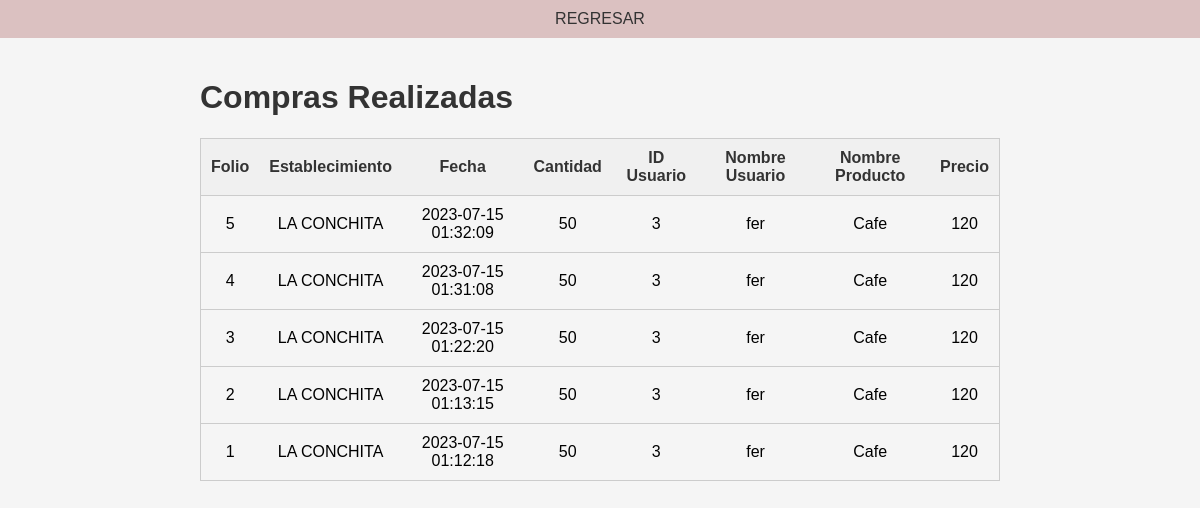
The app's page /layout/usuario/compras_realizadas.php (signed in) with its own data.
### tables this page shows
CREATE TABLE `compra` (
  `folio` int(11) NOT NULL,
  `establecimiento` varchar(52) NOT NULL DEFAULT 'LA CONCHITA',
  `fecha` timestamp NOT NULL DEFAULT current_timestamp(),
  `id_usuario` int(11) NOT NULL,
  `codigo` int(11) NOT NULL,
  `cantidad` int(11) NOT NULL
);

CREATE TABLE `usuario` (
  `id_usuario` int(11) NOT NULL,
  `nombre` varchar(250) NOT NULL,
  `correo` varchar(250) NOT NULL,
  `password` varchar(8) NOT NULL,
  `telefono` varchar(10) NOT NULL,
  `id_rol` int(11) NOT NULL
);

CREATE TABLE `producto` (
  `codigo` int(11) NOT NULL,
  `tipo_producto` int(11) NOT NULL,
  `nombre` varchar(250) NOT NULL,
  `descripccion` varchar(250) NOT NULL,
  `existencias` int(11) NOT NULL,
  `precio` double NOT NULL,
  `imagen` varchar(100) DEFAULT NULL
);

### layout/usuario/compras_realizadas.php (the view, shortened to what this page needs)
<?php
include("db.php");
$idUsuario = $_SESSION["id_usuario"];
$query = "SELECT c.folio, c.establecimiento, c.fecha, c.cantidad, u.id_usuario, u.nombre AS nombre_empleado, p.nombre AS nombre_producto, p.precio
FROM compra c
JOIN usuario u ON c.id_usuario = u.id_usuario
JOIN producto p ON c.codigo = p.codigo
WHERE u.id_usuario = $idUsuario
ORDER BY c.fecha DESC, c.folio DESC";
$result = mysqli_query($conexion, $query);
?>
<!DOCTYPE html>
<html lang="en">
<head>
    <link rel="stylesheet" href="../../css/empleado/ventas_realizadas.css">
</head>
<body>
    <header>
        <a href="home_usuario.php">REGRESAR</a>
    </header>
    <main>
        <h1>Compras Realizadas</h1>
        <table>
            <tr>
                <th>Folio</th>
                <th>Establecimiento</th>
                <th>Fecha</th>
                <th>Cantidad</th>
                <th>ID Usuario</th>
                <th>Nombre Usuario</th>
                <th>Nombre Producto</th>
                <th>Precio</th>
            </tr>
            <?php
            while ($row = mysqli_fetch_assoc($result)) {
                echo '<tr>';
                echo '<td>' . htmlspecialchars($row['folio']) . '</td>';
                echo '<td>' . htmlspecialchars($row['establecimiento']) . '</td>';
                echo '<td>' . htmlspecialchars($row['fecha']) . '</td>';
                echo '<td>' . htmlspecialchars($row['cantidad']) . '</td>';
                echo '<td>' . htmlspecialchars($row['id_usuario']) . '</td>';
                echo '<td>' . htmlspecialchars($row['nombre_empleado']) . '</td>';
                echo '<td>' . htmlspecialchars($row['nombre_producto']) . '</td>';
                echo '<td>' . htmlspecialchars($row['precio']) . '</td>';
                echo '</tr>';
            }
            ?>
        </table>
    </main>
</body>
</html>

### css/empleado/ventas_realizadas.css (style rules this page uses)
body { font-family: Arial, sans-serif; background-color: #f5f5f5; margin: 0; padding: 0; }
header { background-color: #dbc1c1; color: #fff; padding: 10px; text-align: center; }
main { max-width: 800px; margin: 0 auto; padding: 20px; }
h1 { color: #333; }
table { width: 100%; border-collapse: collapse; border: 1px solid #ccc; }
th, td { padding: 10px; text-align: center; border-bottom: 1px solid #ccc; }
th { background-color: #f0f0f0; font-weight: bold; color: #333; }
tr:nth-child(even) { background-color: #f5f5f5; }
a { text-decoration: none; color: #333; }

### records on screen
compra: folio "5", establecimiento "LA CONCHITA", fecha "2023-07-15 01:32:09", cantidad "50", id_usuario.id_usuario "3", id_usuario.nombre "fer", codigo.nombre "Cafe", codigo.precio "120"
compra: folio "4", establecimiento "LA CONCHITA", fecha "2023-07-15 01:31:08", cantidad "50", id_usuario.id_usuario "3", id_usuario.nombre "fer", codigo.nombre "Cafe", codigo.precio "120"
compra: folio "3", establecimiento "LA CONCHITA", fecha "2023-07-15 01:22:20", cantidad "50", id_usuario.id_usuario "3", id_usuario.nombre "fer", codigo.nombre "Cafe", codigo.precio "120"
compra: folio "2", establecimiento "LA CONCHITA", fecha "2023-07-15 01:13:15", cantidad "50", id_usuario.id_usuario "3", id_usuario.nombre "fer", codigo.nombre "Cafe", codigo.precio "120"
compra: folio "1", establecimiento "LA CONCHITA", fecha "2023-07-15 01:12:18", cantidad "50", id_usuario.id_usuario "3", id_usuario.nombre "fer", codigo.nombre "Cafe", codigo.precio "120"
